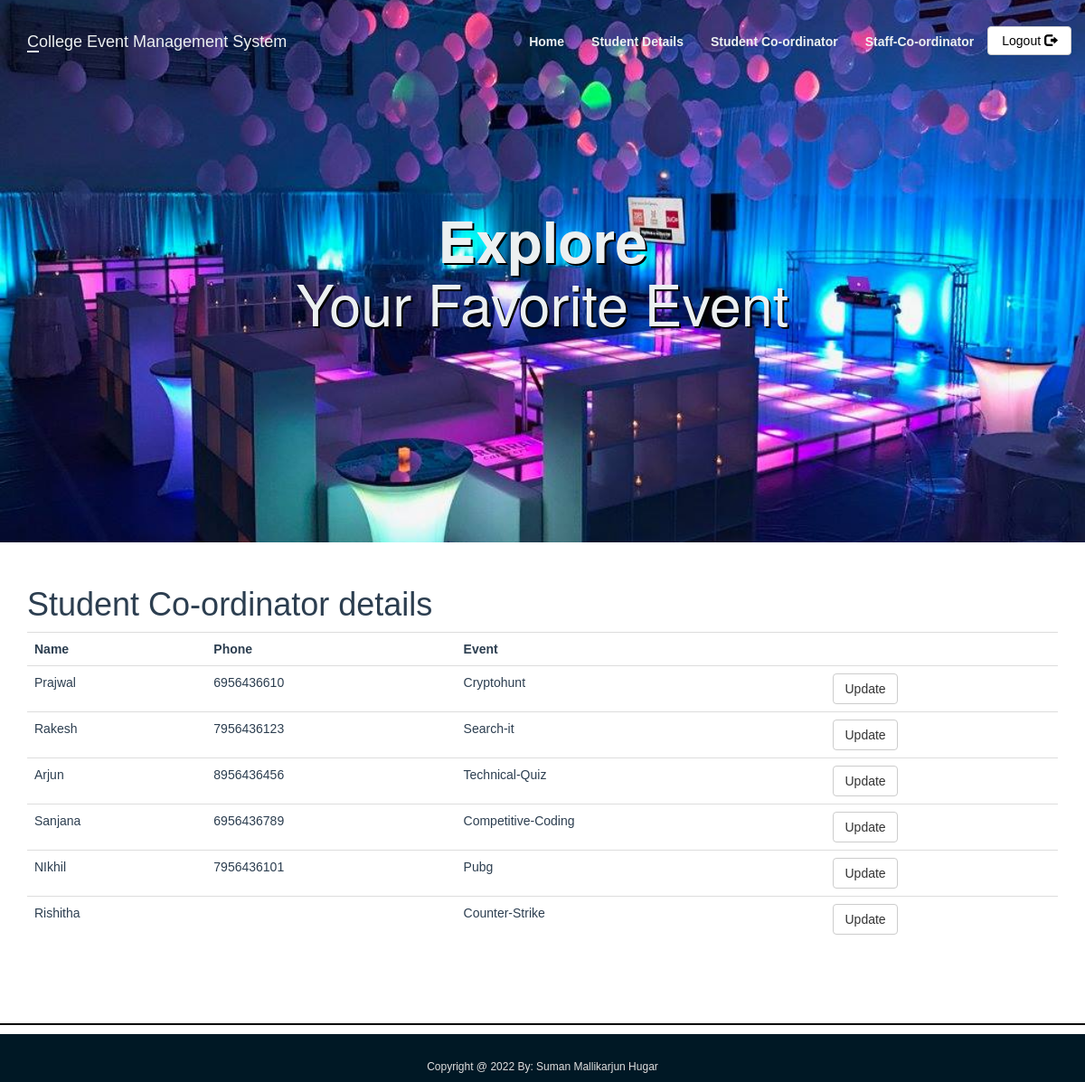
Screenshot of /Stu_cordinator.php with the database file from the repository.
### tables this page shows
CREATE TABLE `student_coordinator` (
  `sid` int(11) NOT NULL,
  `st_name` varchar(100) NOT NULL,
  `phone` varchar(10) DEFAULT NULL,
  `event_id` int(11) DEFAULT NULL
);

CREATE TABLE `events` (
  `event_id` int(11) NOT NULL,
  `event_title` varchar(50) NOT NULL,
  `event_price` int(11) DEFAULT NULL,
  `participents` int(100) DEFAULT 0,
  `img_link` text DEFAULT NULL,
  `type_id` int(11) DEFAULT NULL
);

### Stu_cordinator.php (the view, shortened to what this page needs)
<?php
include_once 'classes/db1.php';
$result = mysqli_query($conn,"SELECT * FROM student_coordinator s ,events e where e.event_id= s.event_id");
?>
<!DOCTYPE html>
<html>
<head>
        <?php require 'utils/styles.php'; ?>
    </head>
<body><?php include 'utils/adminHeader.php'?>
<div class = "content">
<div class = "container">
<h1>Student Co-ordinator details</h1>
<?php
if (mysqli_num_rows($result) > 0) {
?>
 <table class="table table-hover" >
  <tr>
    <th>Name</th>
    <th>Phone</th>
    <th>Event</th>
    <th></th>
  </tr>
<?php
while($row = mysqli_fetch_array($result)) {
?>
<tr>
    <td><?php echo $row["st_name"]; ?></td>
    <td><?php echo $row["phone"]; ?></td>
    <td><?php echo $row["event_title"]; ?></td>
    <td> <?php echo '<a  href="updateStudent.php?id='.$row['event_id'].'" class = "btn btn-default"> Update</a>'?></td>
</tr>
<?php
}
?>
</table>
 <?php
}
else{
    echo "No result found";
}
?>
</div>
</div>
 </body>
 <?php include 'utils/footer.php';?>
</html>

### css/style.css (style rules this page uses)
body { overflow-x: hidden; }
.content { font-family: Arial, Helvetica, sans-serif; color: #2C3E50; }

### rows the page displays
student_coordinator: st_name "Prajwal", phone "6956436610", event.event_title "Cryptohunt"
student_coordinator: st_name "Rakesh", phone "7956436123", event.event_title "Search-it"
student_coordinator: st_name "Arjun", phone "8956436456", event.event_title "Technical-Quiz"
student_coordinator: st_name "Sanjana", phone "6956436789", event.event_title "Competitive-Coding"
student_coordinator: st_name "NIkhil", phone "7956436101", event.event_title "Pubg"
student_coordinator: st_name "Rishitha", event.event_title "Counter-Strike"
